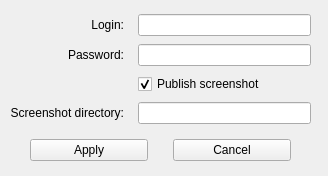
<?xml version="1.0" encoding="UTF-8"?>
<ui version="4.0">
 <class>Form</class>
 <widget class="QWidget" name="Form">
  <property name="geometry">
   <rect>
    <x>0</x>
    <y>0</y>
    <width>328</width>
    <height>176</height>
   </rect>
  </property>
  <property name="sizePolicy">
   <sizepolicy hsizetype="Fixed" vsizetype="Fixed">
    <horstretch>0</horstretch>
    <verstretch>0</verstretch>
   </sizepolicy>
  </property>
  <property name="windowTitle">
   <string notr="true">Config</string>
  </property>
  <widget class="QWidget" name="gridLayoutWidget">
   <property name="geometry">
    <rect>
     <x>10</x>
     <y>10</y>
     <width>301</width>
     <height>121</height>
    </rect>
   </property>
   <layout class="QGridLayout" name="gridLayout">
    <property name="horizontalSpacing">
     <number>14</number>
    </property>
    <property name="verticalSpacing">
     <number>4</number>
    </property>
    <item row="1" column="0">
     <widget class="QLabel" name="labelPassword">
      <property name="text">
       <string>Password:</string>
      </property>
      <property name="alignment">
       <set>Qt::AlignRight|Qt::AlignTrailing|Qt::AlignVCenter</set>
      </property>
     </widget>
    </item>
    <item row="1" column="1">
     <widget class="QLineEdit" name="editPass"/>
    </item>
    <item row="0" column="1">
     <widget class="QLineEdit" name="editLogin"/>
    </item>
    <item row="3" column="0">
     <widget class="QLabel" name="label">
      <property name="text">
       <string>Screenshot directory:</string>
      </property>
      <property name="alignment">
       <set>Qt::AlignRight|Qt::AlignTrailing|Qt::AlignVCenter</set>
      </property>
     </widget>
    </item>
    <item row="3" column="1">
     <widget class="QLineEdit" name="editDir"/>
    </item>
    <item row="0" column="0">
     <widget class="QLabel" name="labelLogin">
      <property name="layoutDirection">
       <enum>Qt::LeftToRight</enum>
      </property>
      <property name="text">
       <string>Login:</string>
      </property>
      <property name="alignment">
       <set>Qt::AlignRight|Qt::AlignTrailing|Qt::AlignVCenter</set>
      </property>
     </widget>
    </item>
    <item row="2" column="1">
     <widget class="QCheckBox" name="checkBoxPublish">
      <property name="text">
       <string>Publish screenshot</string>
      </property>
      <property name="checked">
       <bool>true</bool>
      </property>
     </widget>
    </item>
   </layout>
  </widget>
  <widget class="QWidget" name="horizontalLayoutWidget">
   <property name="geometry">
    <rect>
     <x>30</x>
     <y>130</y>
     <width>261</width>
     <height>41</height>
    </rect>
   </property>
   <layout class="QHBoxLayout" name="horizontalLayout">
    <property name="spacing">
     <number>25</number>
    </property>
    <item>
     <widget class="QPushButton" name="applyButton">
      <property name="text">
       <string>Apply</string>
      </property>
     </widget>
    </item>
    <item>
     <widget class="QPushButton" name="cancelButton">
      <property name="text">
       <string>Cancel</string>
      </property>
     </widget>
    </item>
   </layout>
  </widget>
 </widget>
 <resources/>
 <connections/>
</ui>
